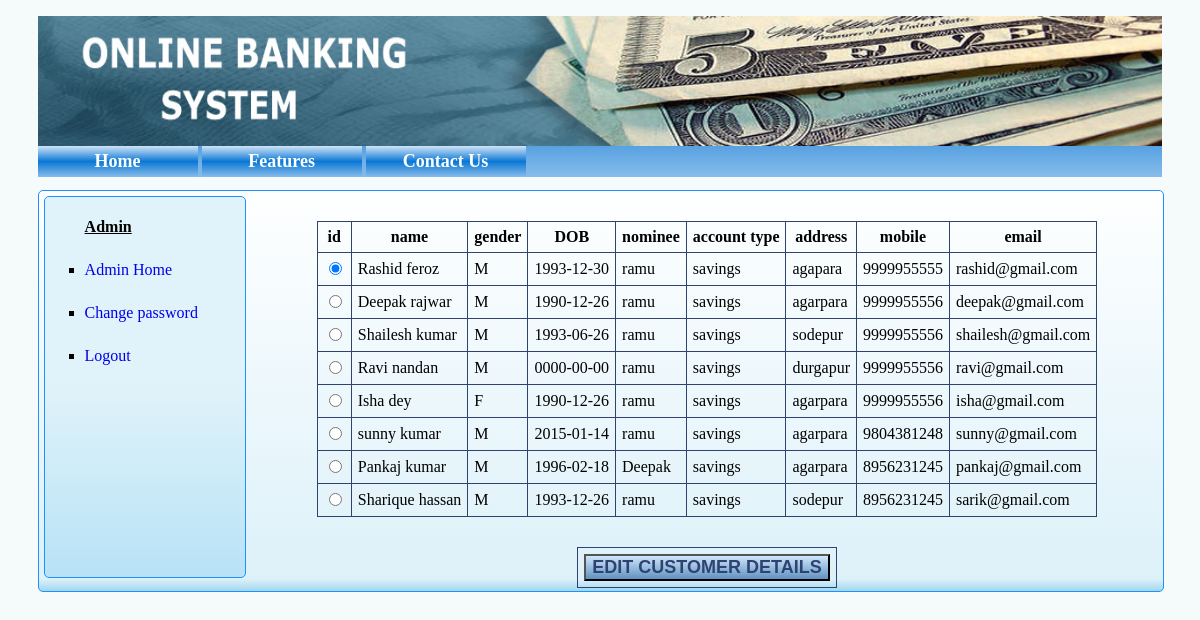
The page /display_customer.php (signed in) on the database its author committed.
### tables this page shows
CREATE TABLE IF NOT EXISTS `customer` (
`id` int(5) NOT NULL,
  `name` varchar(255) NOT NULL,
  `gender` char(1) NOT NULL,
  `dob` date NOT NULL,
  `nominee` varchar(255) NOT NULL,
  `account` varchar(255) NOT NULL,
  `address` varchar(255) NOT NULL,
  `mobile` varchar(11) NOT NULL,
  `email` varchar(255) NOT NULL,
  `password` varchar(255) NOT NULL,
  `branch` varchar(255) NOT NULL,
  `ifsc` varchar(255) NOT NULL,
  `lastlogin` datetime NOT NULL,
  `accstatus` varchar(255) NOT NULL
);

### display_customer.php (the view, shortened to what this page needs)
<!DOCTYPE html>
<?php
include '_inc/dbconn.php';
$sql="SELECT * FROM `customer`";
$result=  mysqli_query($conn,$sql) or die(mysqli_error($conn));
$sql_min="SELECT MIN(id) from customer";
$result_min=  mysqli_query($conn,$sql_min);
$rws_min=  mysqli_fetch_array($result_min);
?>
<html>
    <head>
        <link rel="stylesheet" type="text/css" href="newcss.css"/>
    </head>
    <?php include 'header.php'?>
                <div class="displaystaff_content">
                    <?php include 'admin_navbar.php'?>
                <form action="editcustomer.php" method="POST">
                    <table align="center">
                        <th>id</th>
                        <th>name</th>
                        <th>gender</th>
                        <th>DOB</th>
                        <th>nominee</th>
                        <th>account type</th>
                        <th>address</th>
                        <th>mobile</th>
                        <th>email</th>
                        <?php
                        while($rws=  mysqli_fetch_array($result)){
                            echo "<tr><td><input type='radio' name='customer_id' value=".$rws[0];
                            if($rws[0]==$rws_min[0]) echo' checked';
                            echo " /></td>";
                            echo "<td>".$rws[1]."</td>";
                            echo "<td>".$rws[2]."</td>";
                            echo "<td>".$rws[3]."</td>";
                            echo "<td>".$rws[4]."</td>";
                            echo "<td>".$rws[5]."</td>";
                            echo "<td>".$rws[6]."</td>";
                            echo "<td>".$rws[7]."</td>";
                            echo "<td>".$rws[8]."</td>";
                            echo "</tr>";
                        }
                        ?>
                    </table>
                    <table align="center">
                        <tr>
                            <td>
                                <input type="submit" name="submit_id" value="EDIT CUSTOMER DETAILS" class='addstaff_button'/>
                            </td>
                        </tr>
                    </table>
                </form>
                </div>
    </body>
</html>

### header.php
<body>
    <div class="wrapper">
    <div class="header">
        <img src="header.jpg" height="100%" width="100%"/>
        </div>
        <div class="navbar">
        <ul>
        <li><a href="index.php">Home</a></li>
        <li><a href="features.php">Features</a></li>
        <li id="last"><a href="contact.php">Contact Us</a></li>
        </ul>
        </div>

### admin_navbar.php
<div class='admin_nav'>
               <ul>
                   <li id='caption'><b><u>Admin</u></b></li>
                   <li><a href="admin_hompage.php">Admin Home</a></li>
                   <li><a href="change_password.php">Change password</a></li>
                   <li><a href="admin_logout.php">Logout</a></li>
                   </ul>
               </div>

### newcss.css (style rules this page uses)
body { background-color:#F9F6F4; background-color:#F5FAFA; font-family:verdana; }
.wrapper { width:95%; margin:0px auto; }
.header { float:left; height:130px; width:100%; margin-top:0px; background-color:blue; }
.navbar ul { list-style-type:none; background: linear-gradient(to bottom, rgba(208,228,247,1) 0%,rgba(115,177,231,1) 24%,rgba(10,119,213,1) 50%,rgba(83,159,225,1) 79%,rgba(135,188,234,1) 100%); margin-bottom:13px; padding:0px; }
.navbar li { display:inline-block; font-size:18px; }
.navbar a { text-decoration:none; background: linear-gradient(to bottom, rgba(208,228,247,1) 0%,rgba(115,177,231,1) 24%,rgba(10,119,213,1) 50%,rgba(83,159,225,1) 79%,rgba(135,188,234,1) 100%); color:white; padding:5px; display:inline-block; }
.navbar a:link, a:visited { display: block; width: 150px; font-weight: bold; color: white; background: linear-gradient(to bottom, rgba(208,228,247,1) 0%,rgba(115,177,231,1) 24%,rgba(10,119,213,1) 50%,rgba(83,159,225,1) 79%,rgba(135,188,234,1) 100%); text-align: center; text-decoration: none; }
.admin_nav { float:left; height:95%; width:200px; background: linear-gradient(to bottom, rgba(224,243,250,1) 49%,rgba(184,226,246,1) 100%,rgba(182,223,253,1) 100%); border:1px solid dodgerblue; border-radius:5px; margin:5px; }
.admin_nav li { text-align:left; padding-top:5px; padding-bottom:20px; padding-left:0px; list-style-type:square; }
.admin_nav a { text-decoration:none; }
.admin_nav li#caption { list-style-type:none; }
.addstaff_button { background: linear-gradient(to bottom, rgba(207,231,250,1) 0%,rgba(99,147,193,1) 98%,rgba(99,147,193,1) 100%); font-size:18px; color:#2E4372; font-weight: bold; cursor:pointer; }
.displaystaff_content { height:400px; width:100%; border:1px solid dodgerblue; border-radius:5px; background: linear-gradient(to bottom, rgba(254,255,255,1) 0%,rgba(221,241,249,1) 97%,rgba(160,216,239,1) 100%); }
.displaystaff_content table { margin-top:30px; }

### display_customer.php (style rules this page uses)
.displaystaff_content table,th,td { padding:6px; border: 1px solid #2E4372; border-collapse: collapse; }

### rows shown on the page
customer: customer_id "☑", name "Rashid feroz", gender "M", dob "1993-12-30", nominee "ramu", account "savings", address "agapara", mobile "9999955555", email "rashid@gmail.com"
customer: name "Deepak rajwar", gender "M", dob "1990-12-26", nominee "ramu", account "savings", address "agarpara", mobile "9999955556", email "deepak@gmail.com"
customer: name "Shailesh kumar", gender "M", dob "1993-06-26", nominee "ramu", account "savings", address "sodepur", mobile "9999955556", email "shailesh@gmail.com"
customer: name "Ravi nandan", gender "M", dob "0000-00-00", nominee "ramu", account "savings", address "durgapur", mobile "9999955556", email "ravi@gmail.com"
customer: name "Isha dey", gender "F", dob "1990-12-26", nominee "ramu", account "savings", address "agarpara", mobile "9999955556", email "isha@gmail.com"
customer: name "sunny kumar", gender "M", dob "2015-01-14", nominee "ramu", account "savings", address "agarpara", mobile "9804381248", email "sunny@gmail.com"
customer: name "Pankaj kumar", gender "M", dob "1996-02-18", nominee "Deepak", account "savings", address "agarpara", mobile "8956231245", email "pankaj@gmail.com"
customer: name "Sharique hassan", gender "M", dob "1993-12-26", nominee "ramu", account "savings", address "sodepur", mobile "8956231245", email "sarik@gmail.com"
